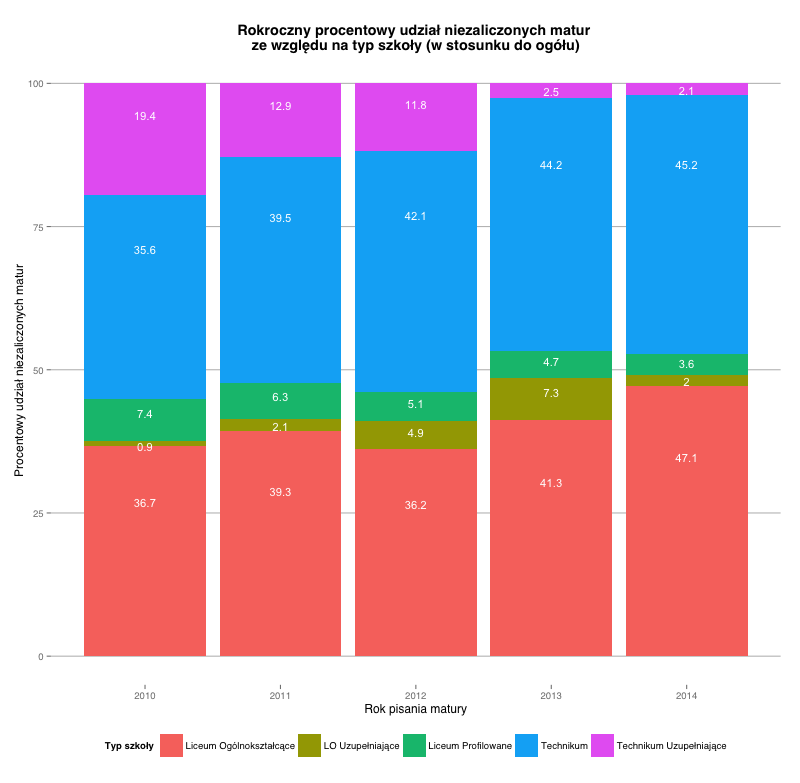

Reproduce this figure in R.
load("matury_kraj.RData")
library(dplyr)
library(ggplot2)
matury <- tbl_df(matury)

matury$typ_szkoly <- factor(matury$typ_szkoly, levels = c("LO", "LOU", "LP", "T", "TU"),
                            labels = c("Liceum Ogólnokształcące", "LO Uzupełniające", "Liceum Profilowane", "Technikum", "Technikum Uzupełniające"))

library(ggthemes)
# propozycja 3 ------------------------------------------------------------
matury %>%
  filter(ifelse(matura_nazwa == "geografia rozszerzona", wyniki_matur < 18, wyniki_matur < 15)) %>%
  count(typ_szkoly, rok) %>%
  group_by(rok) %>%
  mutate(procent = n / sum(n),
         csum = cumsum(procent) - procent/4) %>%
  ggplot(data = ., aes(x = rok,
                       y = procent,
                       fill = typ_szkoly,
                       group = typ_szkoly,
                       label = round(procent, 3)*100,
                       ymax = 1)) +
  geom_bar(stat = "identity", position = "fill") +
  ggtitle("Rokroczny procentowy udział niezaliczonych matur \nze względu na typ szkoły (w stosunku do ogółu)") +
  xlab("Rok pisania matury") +
  ylab("Procentowy udział niezaliczonych matur") +
  geom_text(aes(y = csum), vjust = 1, col = "white", size = 4, stat = "identity") +
  scale_fill_discrete(name = "Typ szkoły") +
  scale_y_continuous(labels = c("0", "25", "50", "75", "100")) +
  theme(plot.title = element_text(face = "bold")) +
  theme_hc()
